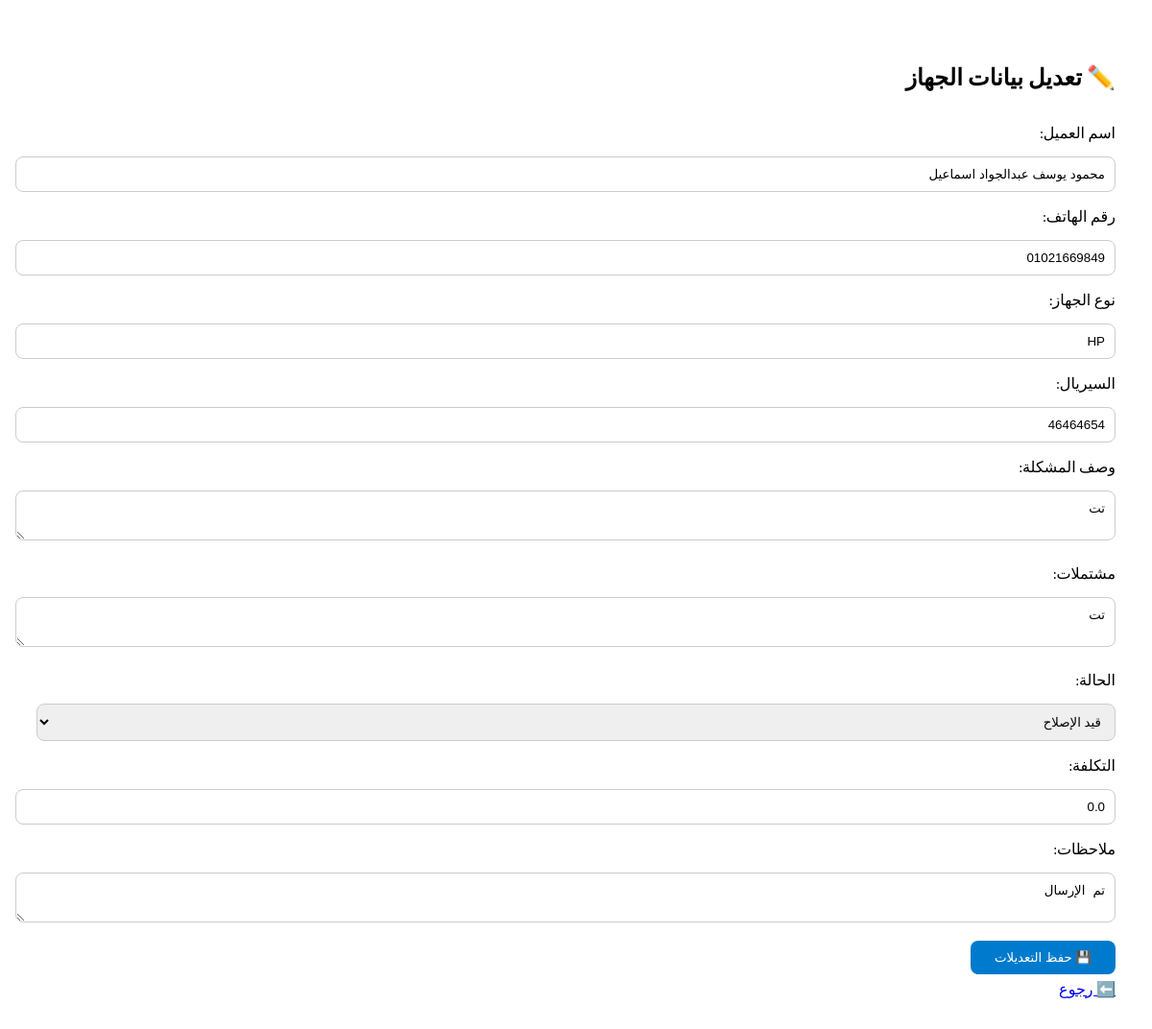
Screenshot of /update/2 with the database file from the repository.
### models.py (models this page shows)
class Device(db.Model):
    id = db.Column(db.Integer, primary_key=True)
    serial = db.Column(db.String(100), unique=True, nullable=False)
    device_type = db.Column(db.String(100))
    client_name = db.Column(db.String(100))
    client_phone = db.Column(db.String(20))
    issue = db.Column(db.Text)
    inclusions = db.Column(db.Text)  # مشتملات الجهاز
    status = db.Column(db.String(50), default="قيد الإصلاح")
    cost = db.Column(db.Float, default=0)
    notes = db.Column(db.Text)
    received_date = db.Column(db.String(50))
    delivered_date = db.Column(db.String(50))

### app.py (the view, shortened to what this page needs)
@app.route('/update/<int:device_id>', methods=['GET', 'POST'])
def update_device(device_id):
    device = Device.query.get_or_404(device_id)
    return render_template('update_device.html', device=device)

### app.py (called while the page is built)
@app.before_request
def check_late_devices():
    if request.endpoint == 'login':
        return
    late_devices = Device.query.filter_by(status="قيد الإصلاح").all()
    for device in late_devices:
        try:
            received = datetime.strptime(device.received_date, "%Y-%m-%d")
            delta = (datetime.now() - received).days
            if delta >= 0 and not device.notes:  # notes هنا بنستخدمها كـ"هل الرسالة اتبعتت؟"
                message = f"تنبيه! الجهاز رقم {device.serial} للعميل {device.client_name} بقاله {delta} يوم في الصيانة."
                send_whatsapp_message("201021669849", "2449963", message)
                device.notes = "تم الإرسال"
                db.session.commit()
        except Exception as e:
            print("خطأ في فحص الجهاز:", e)

### templates/update_device.html (shortened to what this page needs)
<!DOCTYPE html>
<html lang="ar" dir="rtl">
<head>
</head>
<body>
<h2>✏️ تعديل بيانات الجهاز</h2>
<form method="post">
    <label>اسم العميل:
        <input type="text" name="client_name" value="{{ device.client_name }}" required>
    </label>
    <label>رقم الهاتف:
        <input type="text" name="client_phone" value="{{ device.client_phone }}" required>
    </label>
    <label>نوع الجهاز:
        <input type="text" name="device_type" value="{{ device.device_type }}" required>
    </label>
    <label>السيريال:
        <input type="text" name="serial" value="{{ device.serial }}" required>
    </label>
    <label>وصف المشكلة:
        <textarea name="issue">{{ device.issue }}</textarea>
    </label>
    <label>مشتملات:
        <textarea name="inclusions">{{ device.inclusions }}</textarea>
    </label>
    <label>الحالة:
        <select name="status">
            <option value="قيد الإصلاح" {% if device.status == 'قيد الإصلاح' %}selected{% endif %}>قيد الإصلاح</option>
        </select>
    </label>
    <label>التكلفة:
        <input type="number" name="cost" step="0.01" value="{{ device.cost }}">
    </label>
    <label>ملاحظات:
        <textarea name="notes">{{ device.notes }}</textarea>
    </label>
    <button type="submit">💾 حفظ التعديلات</button>
</form>
<a href="/">⬅️ رجوع</a>
</body>
</html>

### templates/update_device.html (style rules this page uses)
body { font-family: 'Cairo', sans-serif; padding: 30px; }
input, textarea, select { width: 100%; padding: 10px; margin: 10px 0; border-radius: 8px; border: 1px solid #ccc; }
button { background-color: #007acc; color: white; border: none; padding: 10px 25px; border-radius: 8px; cursor: pointer; }

### rows the page displays
Device: client_name "محمود يوسف عبدالجواد اسماعيل", client_phone "01021669849", device_type "HP", serial "46464654", issue "تت", inclusions "تت", status "قيد الإصلاح", cost "0.0", notes "تم الإرسال"
